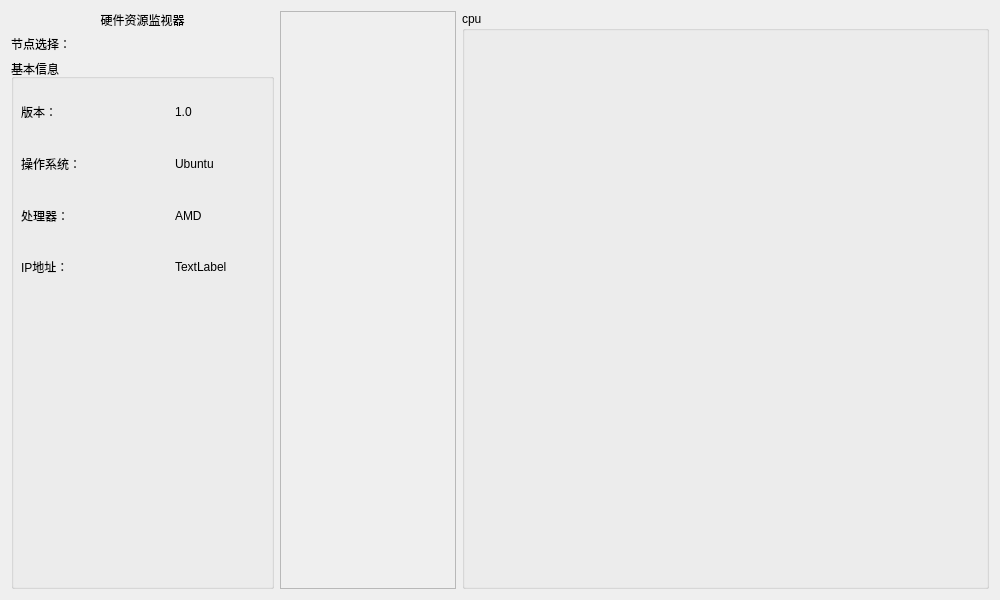
<?xml version="1.0" encoding="UTF-8"?>
<ui version="4.0">
 <class>ResourceMonitor</class>
 <widget class="QDialog" name="ResourceMonitor">
  <property name="geometry">
   <rect>
    <x>0</x>
    <y>0</y>
    <width>1000</width>
    <height>600</height>
   </rect>
  </property>
  <property name="windowTitle">
   <string>Dialog</string>
  </property>
  <layout class="QGridLayout" name="gridLayout_2">
   <item row="0" column="0">
    <layout class="QHBoxLayout" name="horizontalLayout" stretch="3,2,6">
     <item>
      <layout class="QVBoxLayout" name="verticalLayout" stretch="2,2,6">
       <item>
        <widget class="QLabel" name="label">
         <property name="sizePolicy">
          <sizepolicy hsizetype="Preferred" vsizetype="Fixed">
           <horstretch>0</horstretch>
           <verstretch>0</verstretch>
          </sizepolicy>
         </property>
         <property name="text">
          <string>硬件资源监视器</string>
         </property>
         <property name="alignment">
          <set>Qt::AlignCenter</set>
         </property>
        </widget>
       </item>
       <item>
        <layout class="QHBoxLayout" name="horizontalLayout_2">
         <property name="sizeConstraint">
          <enum>QLayout::SetDefaultConstraint</enum>
         </property>
         <item>
          <widget class="QLabel" name="label_3">
           <property name="sizePolicy">
            <sizepolicy hsizetype="Preferred" vsizetype="Fixed">
             <horstretch>0</horstretch>
             <verstretch>0</verstretch>
            </sizepolicy>
           </property>
           <property name="text">
            <string>节点选择：</string>
           </property>
           <property name="scaledContents">
            <bool>false</bool>
           </property>
          </widget>
         </item>
        </layout>
       </item>
       <item>
        <widget class="QGroupBox" name="informationGroupBox">
         <property name="title">
          <string>基本信息</string>
         </property>
         <widget class="QWidget" name="gridLayoutWidget">
          <property name="geometry">
           <rect>
            <x>10</x>
            <y>30</y>
            <width>301</width>
            <height>201</height>
           </rect>
          </property>
          <layout class="QGridLayout" name="gridLayout">
           <item row="0" column="0">
            <widget class="QLabel" name="label_4">
             <property name="text">
              <string>版本：</string>
             </property>
            </widget>
           </item>
           <item row="0" column="1">
            <widget class="QLabel" name="label_6">
             <property name="text">
              <string>1.0</string>
             </property>
            </widget>
           </item>
           <item row="1" column="0">
            <widget class="QLabel" name="label_5">
             <property name="text">
              <string>操作系统：</string>
             </property>
            </widget>
           </item>
           <item row="1" column="1">
            <widget class="QLabel" name="label_7">
             <property name="text">
              <string>Ubuntu</string>
             </property>
            </widget>
           </item>
           <item row="2" column="0">
            <widget class="QLabel" name="label_8">
             <property name="text">
              <string>处理器：</string>
             </property>
            </widget>
           </item>
           <item row="3" column="0">
            <widget class="QLabel" name="label_9">
             <property name="text">
              <string>IP地址：</string>
             </property>
            </widget>
           </item>
           <item row="2" column="1">
            <widget class="QLabel" name="label_10">
             <property name="text">
              <string>AMD</string>
             </property>
            </widget>
           </item>
           <item row="3" column="1">
            <widget class="QLabel" name="ip_label">
             <property name="text">
              <string>TextLabel</string>
             </property>
            </widget>
           </item>
          </layout>
         </widget>
        </widget>
       </item>
      </layout>
     </item>
     <item>
      <widget class="QScrollArea" name="scrollArea">
       <property name="sizePolicy">
        <sizepolicy hsizetype="Preferred" vsizetype="Preferred">
         <horstretch>0</horstretch>
         <verstretch>0</verstretch>
        </sizepolicy>
       </property>
       <property name="widgetResizable">
        <bool>true</bool>
       </property>
       <widget class="QWidget" name="scrollAreaWidgetContents">
        <property name="geometry">
         <rect>
          <x>0</x>
          <y>0</y>
          <width>174</width>
          <height>578</height>
         </rect>
        </property>
       </widget>
      </widget>
     </item>
     <item>
      <widget class="QGroupBox" name="groupBox">
       <property name="title">
        <string>cpu</string>
       </property>
      </widget>
     </item>
    </layout>
   </item>
  </layout>
 </widget>
 <resources/>
 <connections/>
</ui>
